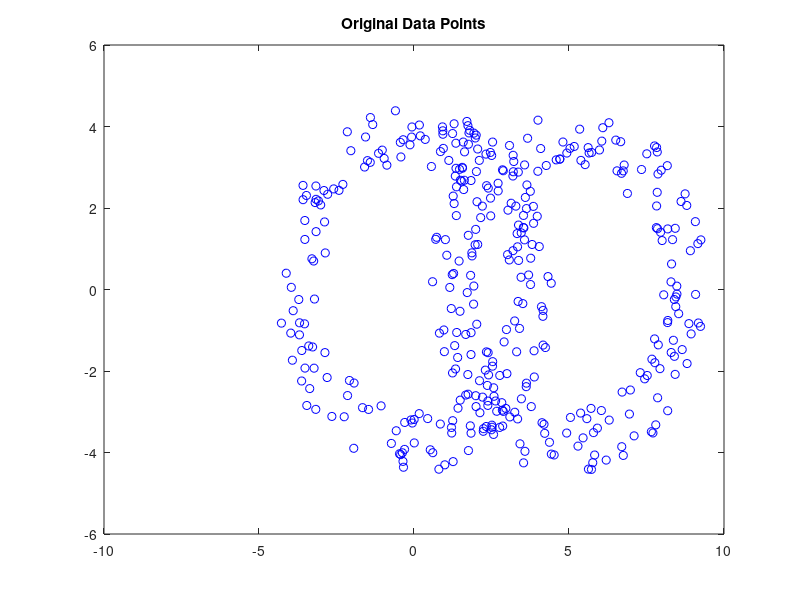

Write the MATLAB code that produced this figure. (Note: this script raises an error after producing the figure.)

clc;
clear all;
close all;

% generate the data
% data = kmeansRnd(2, 2, 500)
% data = data';
data = dlmread('test1_data.txt'); 
data = data;
figure(1),plot(data(:,1), data(:,2),'bo'), title('Original Data Points'); 
saveas(gcf, '1.jpeg');
grid on;shg
hold on;

% calculate the affinity / similarity matrix (W)
affinity = CalculateAffinity(data);
% figure,imshow(affinity,[]), title('Affinity Matrix')

% compute the degree matrix (D)
for i=1:size(affinity,1)
    D(i,i) = sum(affinity(i,:));
end

% compute the normalized laplacian / affinity matrix (method 1)
%NL1 = D^(-1/2) .* L .* D^(-1/2);
for i=1:size(affinity,1)
    for j=1:size(affinity,2)
        NL1(i,j) = affinity(i,j) / (sqrt(D(i,i)) * sqrt(D(j,j)));  
    end
end

% compute the normalized laplacian (method 2)  eye command is used to
% obtain the identity matrix of size m x n
% NL2 = eye(size(affinity,1),size(affinity,2)) - (D^(-1/2) .* affinity .* D^(-1/2));

% perform the eigen value decomposition
[eigVectors,eigValues] = eig(NL1);

% select k largest eigen vectors
k = 4;
nEigVec = eigVectors(:,(size(eigVectors,1)-(k-1)): size(eigVectors,1));

% construct the normalized matrix U from the obtained eigen vectors
for i=1:size(nEigVec,1)
    n = sqrt(sum(nEigVec(i,:).^2));    
    U(i,:) = nEigVec(i,:) ./ n; 
end
% perform kmeans clustering on the matrix U
[IDX,C] = kmeans(U',3);
IDX = IDX';

% plot the eigen vector corresponding to the largest eigen value
%figure,plot(IDX)
figure,
hold on;
for i=1:size(IDX,1)
    if IDX(i,1) == 1
        plot(data(i,1),data(i,2),'bo');
    elseif IDX(i,1) == 2
        plot(data(i,1),data(i,2),'ro');
    elseif IDX(i,1) == 3
        plot(data(i,1),data(i,2),'go');
    else
        plot(data(i,1),data(i,2),'yo');        
    end
end
saveas(gcf, 'final.jpeg');
hold off;
title('Clustering Result using Spectral Clustering');
grid on;shg